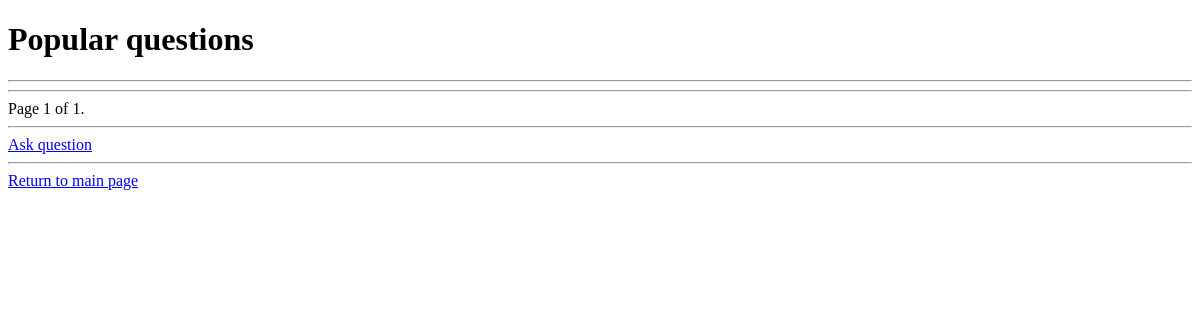
The page /popular/ on the database as committed earlier.
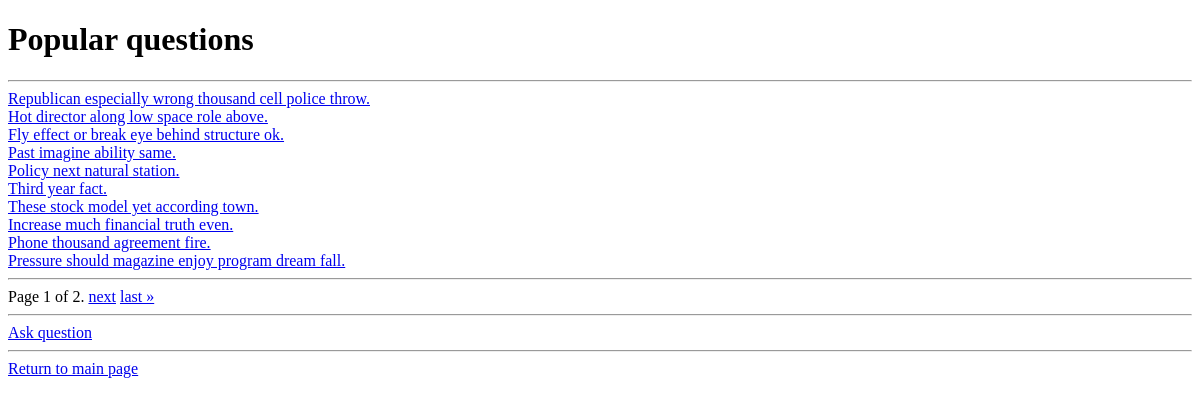
The same page on the database as committed later.
### qa/models.py (models this page shows)
class Question(models.Model):
	title = models.CharField(max_length=255)
	text = models.TextField()
	added_at = models.DateTimeField(auto_now=True)
	rating = models.IntegerField(default=0)
	author = models.ForeignKey(User, blank=True, null=True, on_delete=models.CASCADE, related_name='question_author')
	likes = models.ManyToManyField(User, related_name='question_likes')

### qa/views.py (the view)
# urls.py: path('popular/', include('qa.urls')),
def popular(request):
	pop_list = Question.objects.all().order_by('-rating')
	paginator = Paginator(pop_list, 10)
	page = request.GET.get('page')
	question = paginator.get_page(page)
	return render(request, 'popular.html', {'question':question})

### qa/templates/popular.html (shortened to what this page needs)
<!DOCTYPE html>
<html>
<head>
</head>
<body>
<h1>Popular questions</h1>
<hr>
{% for question in question %}
    <a href="/question/{{question.id }}/">{{ question.title }}</a><br>
{% endfor %}
<hr>
<div class="pagination">
    <span class="step-links">
        <span class="current">
            Page {{ question.number }} of {{ question.paginator.num_pages }}.
        </span>
        {% if question.has_next %}
            <a href="?page={{ question.next_page_number }}">next</a>
            <a href="?page={{ question.paginator.num_pages }}">last &raquo;</a>
        {% endif %}
        </span>
		</div>
<hr>
<div><a href="/ask/">Ask question</a></div>
<hr>
<div><a href="/">Return to main page</a></div>
</body>
</html>

Rows that differ between the two databases and show on the page:
added Question: title "Republican especially wrong thousand cell police throw."
added Question: title "Hot director along low space role above."
added Question: title "Fly effect or break eye behind structure ok."
added Question: title "Past imagine ability same."
added Question: title "Policy next natural station."
added Question: title "Third year fact."
added Question: title "These stock model yet according town."
added Question: title "Increase much financial truth even."
added Question: title "Phone thousand agreement fire."
added Question: title "Pressure should magazine enjoy program dream fall."
Other text that changed with them:
{{ question.paginator.num_pages }}: "1" → "2"
text now shown: "next last »"
